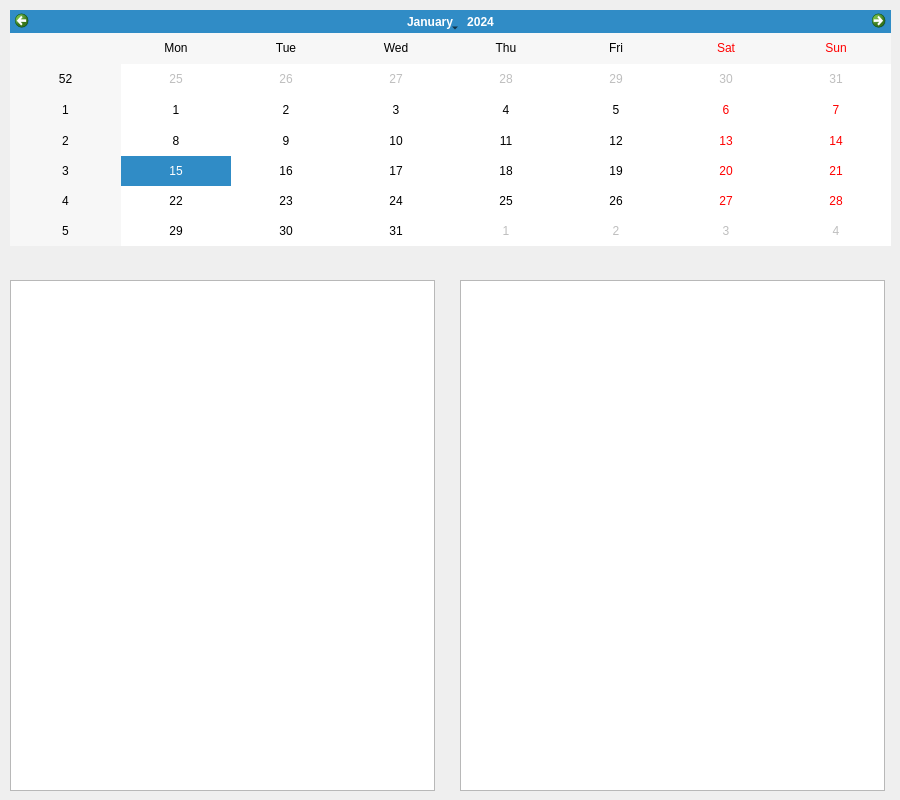
<?xml version="1.0" encoding="UTF-8"?>
<ui version="4.0">
 <class>Dialog</class>
 <widget class="QDialog" name="Dialog">
  <property name="geometry">
   <rect>
    <x>0</x>
    <y>0</y>
    <width>900</width>
    <height>800</height>
   </rect>
  </property>
  <property name="windowTitle">
   <string>View Attendance</string>
  </property>
  <widget class="QCalendarWidget" name="calendarWidget">
   <property name="geometry">
    <rect>
     <x>10</x>
     <y>10</y>
     <width>881</width>
     <height>236</height>
    </rect>
   </property>
  </widget>
  <widget class="QListWidget" name="listWidget">
   <property name="geometry">
    <rect>
     <x>10</x>
     <y>280</y>
     <width>425</width>
     <height>511</height>
    </rect>
   </property>
  </widget>
  <widget class="QListWidget" name="listWidget_2">
   <property name="geometry">
    <rect>
     <x>460</x>
     <y>280</y>
     <width>425</width>
     <height>511</height>
    </rect>
   </property>
  </widget>
 </widget>
 <resources/>
 <connections/>
</ui>
